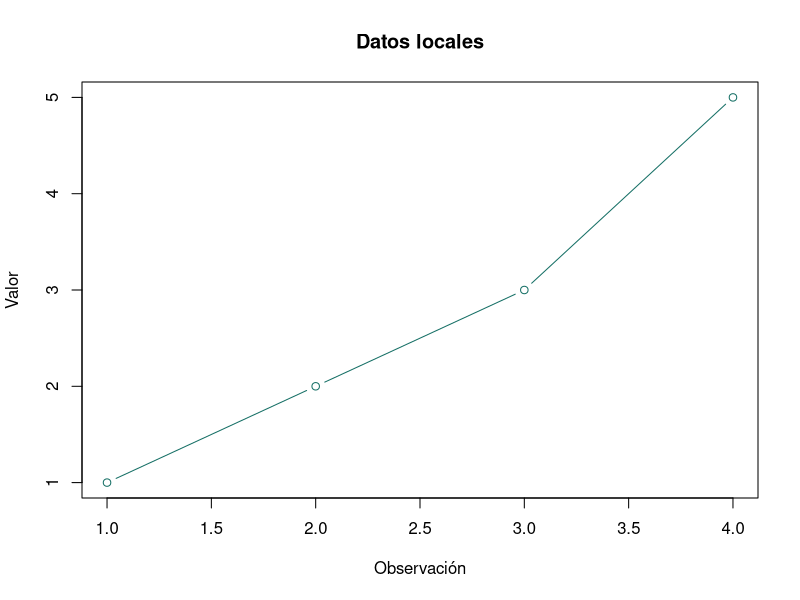

The R script that drew this image:
## ---- chunk 1
#| label: fig-values
#| echo: false
#| dev: svg
values <- read.csv("data.csv")
plot(values$value, type = "b", col = "#156f65",
     xlab = "Observación", ylab = "Valor", main = "Datos locales")
